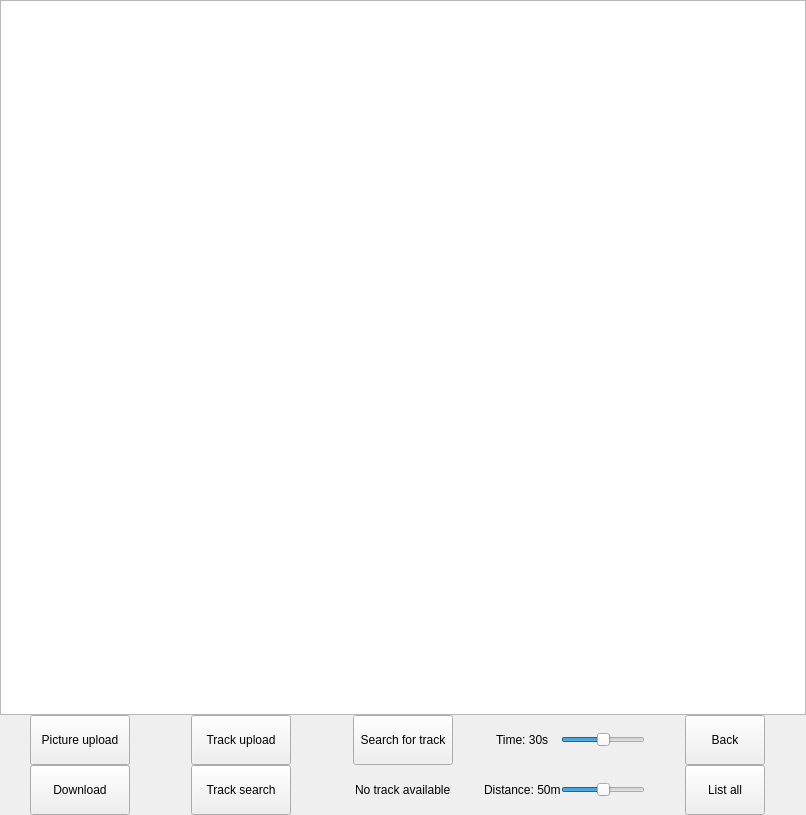
<?xml version="1.0" encoding="UTF-8"?>
<ui version="4.0">
 <class>userwindow</class>
 <widget class="QWidget" name="userwindow">
  <property name="geometry">
   <rect>
    <x>0</x>
    <y>0</y>
    <width>806</width>
    <height>815</height>
   </rect>
  </property>
  <property name="sizePolicy">
   <sizepolicy hsizetype="Expanding" vsizetype="Expanding">
    <horstretch>0</horstretch>
    <verstretch>0</verstretch>
   </sizepolicy>
  </property>
  <property name="minimumSize">
   <size>
    <width>806</width>
    <height>815</height>
   </size>
  </property>
  <property name="maximumSize">
   <size>
    <width>1920</width>
    <height>1080</height>
   </size>
  </property>
  <property name="windowTitle">
   <string>ADMINPANEL</string>
  </property>
  <property name="layoutDirection">
   <enum>Qt::LeftToRight</enum>
  </property>
  <layout class="QGridLayout" name="gridLayout_2">
   <property name="leftMargin">
    <number>0</number>
   </property>
   <property name="topMargin">
    <number>0</number>
   </property>
   <property name="rightMargin">
    <number>0</number>
   </property>
   <property name="bottomMargin">
    <number>0</number>
   </property>
   <item row="0" column="0">
    <widget class="QStackedWidget" name="stackedWidget">
     <property name="sizePolicy">
      <sizepolicy hsizetype="Expanding" vsizetype="Expanding">
       <horstretch>0</horstretch>
       <verstretch>0</verstretch>
      </sizepolicy>
     </property>
     <property name="minimumSize">
      <size>
       <width>640</width>
       <height>0</height>
      </size>
     </property>
     <property name="maximumSize">
      <size>
       <width>1920</width>
       <height>1080</height>
      </size>
     </property>
     <property name="currentIndex">
      <number>1</number>
     </property>
     <widget class="QWidget" name="user_eventlist">
      <property name="minimumSize">
       <size>
        <width>640</width>
        <height>480</height>
       </size>
      </property>
      <property name="maximumSize">
       <size>
        <width>1920</width>
        <height>1080</height>
       </size>
      </property>
      <layout class="QHBoxLayout" name="horizontalLayout_2">
       <item>
        <widget class="QTableWidget" name="event_list">
         <property name="enabled">
          <bool>true</bool>
         </property>
         <property name="sizePolicy">
          <sizepolicy hsizetype="MinimumExpanding" vsizetype="MinimumExpanding">
           <horstretch>20</horstretch>
           <verstretch>20</verstretch>
          </sizepolicy>
         </property>
         <property name="minimumSize">
          <size>
           <width>0</width>
           <height>0</height>
          </size>
         </property>
         <property name="maximumSize">
          <size>
           <width>1920</width>
           <height>1080</height>
          </size>
         </property>
         <property name="contextMenuPolicy">
          <enum>Qt::NoContextMenu</enum>
         </property>
         <property name="acceptDrops">
          <bool>false</bool>
         </property>
         <property name="layoutDirection">
          <enum>Qt::LeftToRight</enum>
         </property>
         <property name="verticalScrollBarPolicy">
          <enum>Qt::ScrollBarAlwaysOff</enum>
         </property>
         <property name="horizontalScrollBarPolicy">
          <enum>Qt::ScrollBarAlwaysOff</enum>
         </property>
         <property name="sizeAdjustPolicy">
          <enum>QAbstractScrollArea::AdjustIgnored</enum>
         </property>
         <property name="autoScroll">
          <bool>false</bool>
         </property>
         <property name="editTriggers">
          <set>QAbstractItemView::NoEditTriggers</set>
         </property>
         <property name="tabKeyNavigation">
          <bool>false</bool>
         </property>
         <property name="showDropIndicator" stdset="0">
          <bool>false</bool>
         </property>
         <property name="dragDropOverwriteMode">
          <bool>false</bool>
         </property>
         <property name="selectionMode">
          <enum>QAbstractItemView::NoSelection</enum>
         </property>
         <property name="selectionBehavior">
          <enum>QAbstractItemView::SelectRows</enum>
         </property>
         <property name="textElideMode">
          <enum>Qt::ElideLeft</enum>
         </property>
         <property name="verticalScrollMode">
          <enum>QAbstractItemView::ScrollPerPixel</enum>
         </property>
         <property name="horizontalScrollMode">
          <enum>QAbstractItemView::ScrollPerPixel</enum>
         </property>
         <property name="showGrid">
          <bool>false</bool>
         </property>
         <property name="gridStyle">
          <enum>Qt::SolidLine</enum>
         </property>
         <property name="wordWrap">
          <bool>false</bool>
         </property>
         <property name="cornerButtonEnabled">
          <bool>false</bool>
         </property>
         <property name="rowCount">
          <number>0</number>
         </property>
         <property name="columnCount">
          <number>2</number>
         </property>
         <attribute name="horizontalHeaderVisible">
          <bool>false</bool>
         </attribute>
         <attribute name="horizontalHeaderCascadingSectionResizes">
          <bool>false</bool>
         </attribute>
         <attribute name="horizontalHeaderDefaultSectionSize">
          <number>250</number>
         </attribute>
         <attribute name="horizontalHeaderHighlightSections">
          <bool>false</bool>
         </attribute>
         <attribute name="horizontalHeaderMinimumSectionSize">
          <number>250</number>
         </attribute>
         <attribute name="horizontalHeaderShowSortIndicator" stdset="0">
          <bool>false</bool>
         </attribute>
         <attribute name="horizontalHeaderStretchLastSection">
          <bool>true</bool>
         </attribute>
         <attribute name="verticalHeaderVisible">
          <bool>false</bool>
         </attribute>
         <attribute name="verticalHeaderHighlightSections">
          <bool>false</bool>
         </attribute>
         <attribute name="verticalHeaderStretchLastSection">
          <bool>false</bool>
         </attribute>
         <column>
          <property name="text">
           <string>Event name</string>
          </property>
          <property name="textAlignment">
           <set>AlignCenter</set>
          </property>
         </column>
         <column>
          <property name="text">
           <string>Date</string>
          </property>
          <property name="textAlignment">
           <set>AlignCenter</set>
          </property>
         </column>
        </widget>
       </item>
       <item>
        <layout class="QVBoxLayout" name="verticalLayout_2">
         <item>
          <widget class="QPushButton" name="event_refresh">
           <property name="minimumSize">
            <size>
             <width>0</width>
             <height>0</height>
            </size>
           </property>
           <property name="maximumSize">
            <size>
             <width>10000</width>
             <height>16777215</height>
            </size>
           </property>
           <property name="text">
            <string>Refresh list</string>
           </property>
          </widget>
         </item>
         <item>
          <widget class="QPushButton" name="event_add">
           <property name="sizePolicy">
            <sizepolicy hsizetype="Minimum" vsizetype="Minimum">
             <horstretch>0</horstretch>
             <verstretch>0</verstretch>
            </sizepolicy>
           </property>
           <property name="text">
            <string>Add</string>
           </property>
          </widget>
         </item>
         <item>
          <spacer name="verticalSpacer_3">
           <property name="orientation">
            <enum>Qt::Vertical</enum>
           </property>
           <property name="sizeHint" stdset="0">
            <size>
             <width>20</width>
             <height>40</height>
            </size>
           </property>
          </spacer>
         </item>
         <item>
          <widget class="QLineEdit" name="event_name">
           <property name="sizePolicy">
            <sizepolicy hsizetype="Minimum" vsizetype="Fixed">
             <horstretch>0</horstretch>
             <verstretch>0</verstretch>
            </sizepolicy>
           </property>
           <property name="alignment">
            <set>Qt::AlignCenter</set>
           </property>
           <property name="placeholderText">
            <string>Event name</string>
           </property>
          </widget>
         </item>
         <item>
          <layout class="QGridLayout" name="gridLayout">
           <property name="sizeConstraint">
            <enum>QLayout::SetFixedSize</enum>
           </property>
           <item row="1" column="1">
            <widget class="QDateEdit" name="date_to">
             <property name="minimumDateTime">
              <datetime>
               <hour>0</hour>
               <minute>0</minute>
               <second>0</second>
               <year>2000</year>
               <month>1</month>
               <day>1</day>
              </datetime>
             </property>
            </widget>
           </item>
           <item row="0" column="1">
            <widget class="QDateEdit" name="date_from">
             <property name="minimumDateTime">
              <datetime>
               <hour>0</hour>
               <minute>0</minute>
               <second>0</second>
               <year>2000</year>
               <month>1</month>
               <day>1</day>
              </datetime>
             </property>
            </widget>
           </item>
           <item row="0" column="0">
            <widget class="QLabel" name="label_from">
             <property name="layoutDirection">
              <enum>Qt::LeftToRight</enum>
             </property>
             <property name="text">
              <string>From</string>
             </property>
             <property name="alignment">
              <set>Qt::AlignCenter</set>
             </property>
            </widget>
           </item>
           <item row="1" column="0">
            <widget class="QLabel" name="lavbel_to">
             <property name="layoutDirection">
              <enum>Qt::LeftToRight</enum>
             </property>
             <property name="text">
              <string>To</string>
             </property>
             <property name="alignment">
              <set>Qt::AlignCenter</set>
             </property>
            </widget>
           </item>
          </layout>
         </item>
         <item>
          <widget class="QPushButton" name="event_filterreset">
           <property name="text">
            <string>Reset</string>
           </property>
          </widget>
         </item>
         <item>
          <spacer name="verticalSpacer_2">
           <property name="orientation">
            <enum>Qt::Vertical</enum>
           </property>
           <property name="sizeType">
            <enum>QSizePolicy::Expanding</enum>
           </property>
           <property name="sizeHint" stdset="0">
            <size>
             <width>20</width>
             <height>40</height>
            </size>
           </property>
          </spacer>
         </item>
         <item>
          <widget class="QPushButton" name="logout_button">
           <property name="text">
            <string>Logout</string>
           </property>
          </widget>
         </item>
         <item>
          <widget class="QPushButton" name="exit_button">
           <property name="text">
            <string>Exit</string>
           </property>
          </widget>
         </item>
        </layout>
       </item>
      </layout>
     </widget>
     <widget class="QWidget" name="user_imagelist">
      <property name="sizePolicy">
       <sizepolicy hsizetype="Fixed" vsizetype="Fixed">
        <horstretch>0</horstretch>
        <verstretch>0</verstretch>
       </sizepolicy>
      </property>
      <property name="minimumSize">
       <size>
        <width>800</width>
        <height>800</height>
       </size>
      </property>
      <property name="maximumSize">
       <size>
        <width>1920</width>
        <height>1080</height>
       </size>
      </property>
      <property name="layoutDirection">
       <enum>Qt::LeftToRight</enum>
      </property>
      <layout class="QVBoxLayout" name="verticalLayout">
       <property name="spacing">
        <number>0</number>
       </property>
       <property name="leftMargin">
        <number>0</number>
       </property>
       <property name="topMargin">
        <number>0</number>
       </property>
       <property name="rightMargin">
        <number>0</number>
       </property>
       <property name="bottomMargin">
        <number>0</number>
       </property>
       <item>
        <widget class="QListWidget" name="image_list">
         <property name="sizePolicy">
          <sizepolicy hsizetype="MinimumExpanding" vsizetype="MinimumExpanding">
           <horstretch>0</horstretch>
           <verstretch>0</verstretch>
          </sizepolicy>
         </property>
         <property name="minimumSize">
          <size>
           <width>640</width>
           <height>480</height>
          </size>
         </property>
         <property name="maximumSize">
          <size>
           <width>1920</width>
           <height>1080</height>
          </size>
         </property>
         <property name="layoutDirection">
          <enum>Qt::LeftToRight</enum>
         </property>
         <property name="lineWidth">
          <number>1</number>
         </property>
         <property name="verticalScrollBarPolicy">
          <enum>Qt::ScrollBarAsNeeded</enum>
         </property>
         <property name="horizontalScrollBarPolicy">
          <enum>Qt::ScrollBarAsNeeded</enum>
         </property>
         <property name="sizeAdjustPolicy">
          <enum>QAbstractScrollArea::AdjustIgnored</enum>
         </property>
         <property name="autoScroll">
          <bool>false</bool>
         </property>
         <property name="editTriggers">
          <set>QAbstractItemView::NoEditTriggers</set>
         </property>
         <property name="showDropIndicator" stdset="0">
          <bool>false</bool>
         </property>
         <property name="dragDropMode">
          <enum>QAbstractItemView::NoDragDrop</enum>
         </property>
         <property name="defaultDropAction">
          <enum>Qt::IgnoreAction</enum>
         </property>
         <property name="alternatingRowColors">
          <bool>false</bool>
         </property>
         <property name="selectionMode">
          <enum>QAbstractItemView::MultiSelection</enum>
         </property>
         <property name="iconSize">
          <size>
           <width>350</width>
           <height>350</height>
          </size>
         </property>
         <property name="textElideMode">
          <enum>Qt::ElideMiddle</enum>
         </property>
         <property name="verticalScrollMode">
          <enum>QAbstractItemView::ScrollPerPixel</enum>
         </property>
         <property name="horizontalScrollMode">
          <enum>QAbstractItemView::ScrollPerPixel</enum>
         </property>
         <property name="movement">
          <enum>QListView::Static</enum>
         </property>
         <property name="flow">
          <enum>QListView::LeftToRight</enum>
         </property>
         <property name="isWrapping" stdset="0">
          <bool>true</bool>
         </property>
         <property name="resizeMode">
          <enum>QListView::Adjust</enum>
         </property>
         <property name="layoutMode">
          <enum>QListView::SinglePass</enum>
         </property>
         <property name="spacing">
          <number>20</number>
         </property>
         <property name="gridSize">
          <size>
           <width>350</width>
           <height>370</height>
          </size>
         </property>
         <property name="viewMode">
          <enum>QListView::IconMode</enum>
         </property>
         <property name="modelColumn">
          <number>0</number>
         </property>
         <property name="uniformItemSizes">
          <bool>true</bool>
         </property>
         <property name="batchSize">
          <number>10</number>
         </property>
         <property name="wordWrap">
          <bool>false</bool>
         </property>
         <property name="selectionRectVisible">
          <bool>false</bool>
         </property>
         <property name="itemAlignment">
          <set>Qt::AlignHCenter</set>
         </property>
         <property name="currentRow">
          <number>-1</number>
         </property>
        </widget>
       </item>
       <item>
        <layout class="QHBoxLayout" name="horizontalLayout">
         <property name="spacing">
          <number>0</number>
         </property>
         <property name="sizeConstraint">
          <enum>QLayout::SetMinimumSize</enum>
         </property>
         <property name="leftMargin">
          <number>0</number>
         </property>
         <property name="topMargin">
          <number>0</number>
         </property>
         <property name="rightMargin">
          <number>0</number>
         </property>
         <item>
          <layout class="QVBoxLayout" name="verticalLayout_3" stretch="0,0">
           <item alignment="Qt::AlignHCenter">
            <widget class="QPushButton" name="image_upload">
             <property name="enabled">
              <bool>true</bool>
             </property>
             <property name="sizePolicy">
              <sizepolicy hsizetype="Minimum" vsizetype="Minimum">
               <horstretch>0</horstretch>
               <verstretch>0</verstretch>
              </sizepolicy>
             </property>
             <property name="minimumSize">
              <size>
               <width>100</width>
               <height>50</height>
              </size>
             </property>
             <property name="maximumSize">
              <size>
               <width>100</width>
               <height>50</height>
              </size>
             </property>
             <property name="text">
              <string>Picture upload</string>
             </property>
            </widget>
           </item>
           <item alignment="Qt::AlignHCenter">
            <widget class="QPushButton" name="image_download">
             <property name="sizePolicy">
              <sizepolicy hsizetype="Minimum" vsizetype="Minimum">
               <horstretch>0</horstretch>
               <verstretch>0</verstretch>
              </sizepolicy>
             </property>
             <property name="minimumSize">
              <size>
               <width>100</width>
               <height>50</height>
              </size>
             </property>
             <property name="maximumSize">
              <size>
               <width>100</width>
               <height>50</height>
              </size>
             </property>
             <property name="layoutDirection">
              <enum>Qt::LeftToRight</enum>
             </property>
             <property name="text">
              <string>Download</string>
             </property>
            </widget>
           </item>
          </layout>
         </item>
         <item>
          <layout class="QVBoxLayout" name="verticalLayout_4">
           <property name="spacing">
            <number>0</number>
           </property>
           <item alignment="Qt::AlignHCenter">
            <widget class="QPushButton" name="image_track_upload">
             <property name="sizePolicy">
              <sizepolicy hsizetype="Minimum" vsizetype="Minimum">
               <horstretch>0</horstretch>
               <verstretch>0</verstretch>
              </sizepolicy>
             </property>
             <property name="minimumSize">
              <size>
               <width>100</width>
               <height>50</height>
              </size>
             </property>
             <property name="maximumSize">
              <size>
               <width>100</width>
               <height>50</height>
              </size>
             </property>
             <property name="text">
              <string>Track upload</string>
             </property>
            </widget>
           </item>
           <item alignment="Qt::AlignHCenter">
            <widget class="QPushButton" name="image_search">
             <property name="sizePolicy">
              <sizepolicy hsizetype="Minimum" vsizetype="Minimum">
               <horstretch>0</horstretch>
               <verstretch>0</verstretch>
              </sizepolicy>
             </property>
             <property name="minimumSize">
              <size>
               <width>100</width>
               <height>50</height>
              </size>
             </property>
             <property name="maximumSize">
              <size>
               <width>100</width>
               <height>50</height>
              </size>
             </property>
             <property name="text">
              <string>Track search</string>
             </property>
            </widget>
           </item>
          </layout>
         </item>
         <item>
          <layout class="QVBoxLayout" name="verticalLayout_5">
           <property name="spacing">
            <number>0</number>
           </property>
           <item alignment="Qt::AlignHCenter">
            <widget class="QPushButton" name="image_track_refresh">
             <property name="sizePolicy">
              <sizepolicy hsizetype="Minimum" vsizetype="Minimum">
               <horstretch>0</horstretch>
               <verstretch>0</verstretch>
              </sizepolicy>
             </property>
             <property name="minimumSize">
              <size>
               <width>100</width>
               <height>50</height>
              </size>
             </property>
             <property name="maximumSize">
              <size>
               <width>100</width>
               <height>50</height>
              </size>
             </property>
             <property name="text">
              <string>Search for track</string>
             </property>
            </widget>
           </item>
           <item alignment="Qt::AlignHCenter">
            <widget class="QLabel" name="label">
             <property name="sizePolicy">
              <sizepolicy hsizetype="Minimum" vsizetype="Minimum">
               <horstretch>0</horstretch>
               <verstretch>0</verstretch>
              </sizepolicy>
             </property>
             <property name="maximumSize">
              <size>
               <width>100</width>
               <height>50</height>
              </size>
             </property>
             <property name="text">
              <string>No track available</string>
             </property>
            </widget>
           </item>
          </layout>
         </item>
         <item>
          <layout class="QHBoxLayout" name="horizontalLayout_3">
           <property name="spacing">
            <number>0</number>
           </property>
           <item>
            <layout class="QVBoxLayout" name="verticalLayout_6">
             <item alignment="Qt::AlignHCenter">
              <widget class="QLabel" name="label_time">
               <property name="sizePolicy">
                <sizepolicy hsizetype="Minimum" vsizetype="Minimum">
                 <horstretch>0</horstretch>
                 <verstretch>0</verstretch>
                </sizepolicy>
               </property>
               <property name="text">
                <string>&lt;html&gt;&lt;head/&gt;&lt;body&gt;&lt;p&gt;Time: 30s&lt;/p&gt;&lt;/body&gt;&lt;/html&gt;</string>
               </property>
              </widget>
             </item>
             <item alignment="Qt::AlignHCenter">
              <widget class="QLabel" name="label_distance">
               <property name="sizePolicy">
                <sizepolicy hsizetype="Minimum" vsizetype="Minimum">
                 <horstretch>0</horstretch>
                 <verstretch>0</verstretch>
                </sizepolicy>
               </property>
               <property name="text">
                <string>&lt;html&gt;&lt;head/&gt;&lt;body&gt;&lt;p&gt;Distance: 50m&lt;/p&gt;&lt;/body&gt;&lt;/html&gt;</string>
               </property>
              </widget>
             </item>
            </layout>
           </item>
           <item>
            <layout class="QVBoxLayout" name="verticalLayout_7">
             <item alignment="Qt::AlignHCenter">
              <widget class="QSlider" name="slider_time">
               <property name="sizePolicy">
                <sizepolicy hsizetype="Minimum" vsizetype="Minimum">
                 <horstretch>0</horstretch>
                 <verstretch>0</verstretch>
                </sizepolicy>
               </property>
               <property name="maximumSize">
                <size>
                 <width>100</width>
                 <height>50</height>
                </size>
               </property>
               <property name="maximum">
                <number>60</number>
               </property>
               <property name="value">
                <number>30</number>
               </property>
               <property name="orientation">
                <enum>Qt::Horizontal</enum>
               </property>
              </widget>
             </item>
             <item alignment="Qt::AlignHCenter">
              <widget class="QSlider" name="slider_distance">
               <property name="sizePolicy">
                <sizepolicy hsizetype="Minimum" vsizetype="Minimum">
                 <horstretch>0</horstretch>
                 <verstretch>0</verstretch>
                </sizepolicy>
               </property>
               <property name="maximumSize">
                <size>
                 <width>100</width>
                 <height>50</height>
                </size>
               </property>
               <property name="maximum">
                <number>100</number>
               </property>
               <property name="value">
                <number>50</number>
               </property>
               <property name="orientation">
                <enum>Qt::Horizontal</enum>
               </property>
              </widget>
             </item>
            </layout>
           </item>
          </layout>
         </item>
         <item>
          <layout class="QVBoxLayout" name="verticalLayout_8">
           <item alignment="Qt::AlignHCenter">
            <widget class="QPushButton" name="back">
             <property name="enabled">
              <bool>true</bool>
             </property>
             <property name="sizePolicy">
              <sizepolicy hsizetype="Minimum" vsizetype="Minimum">
               <horstretch>0</horstretch>
               <verstretch>0</verstretch>
              </sizepolicy>
             </property>
             <property name="minimumSize">
              <size>
               <width>0</width>
               <height>0</height>
              </size>
             </property>
             <property name="maximumSize">
              <size>
               <width>100</width>
               <height>50</height>
              </size>
             </property>
             <property name="text">
              <string>Back</string>
             </property>
            </widget>
           </item>
           <item alignment="Qt::AlignHCenter">
            <widget class="QPushButton" name="pushButton">
             <property name="sizePolicy">
              <sizepolicy hsizetype="Minimum" vsizetype="Minimum">
               <horstretch>0</horstretch>
               <verstretch>0</verstretch>
              </sizepolicy>
             </property>
             <property name="maximumSize">
              <size>
               <width>100</width>
               <height>50</height>
              </size>
             </property>
             <property name="text">
              <string>List all</string>
             </property>
            </widget>
           </item>
          </layout>
         </item>
        </layout>
       </item>
      </layout>
     </widget>
    </widget>
   </item>
  </layout>
 </widget>
 <resources/>
 <connections/>
</ui>
